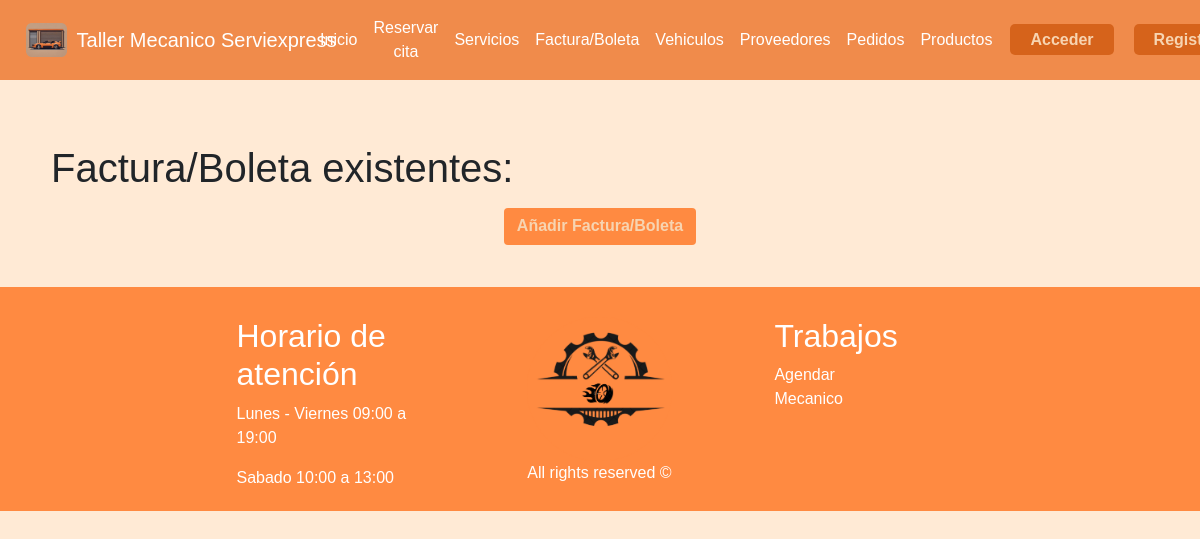
Page /fabo on the earlier database version.
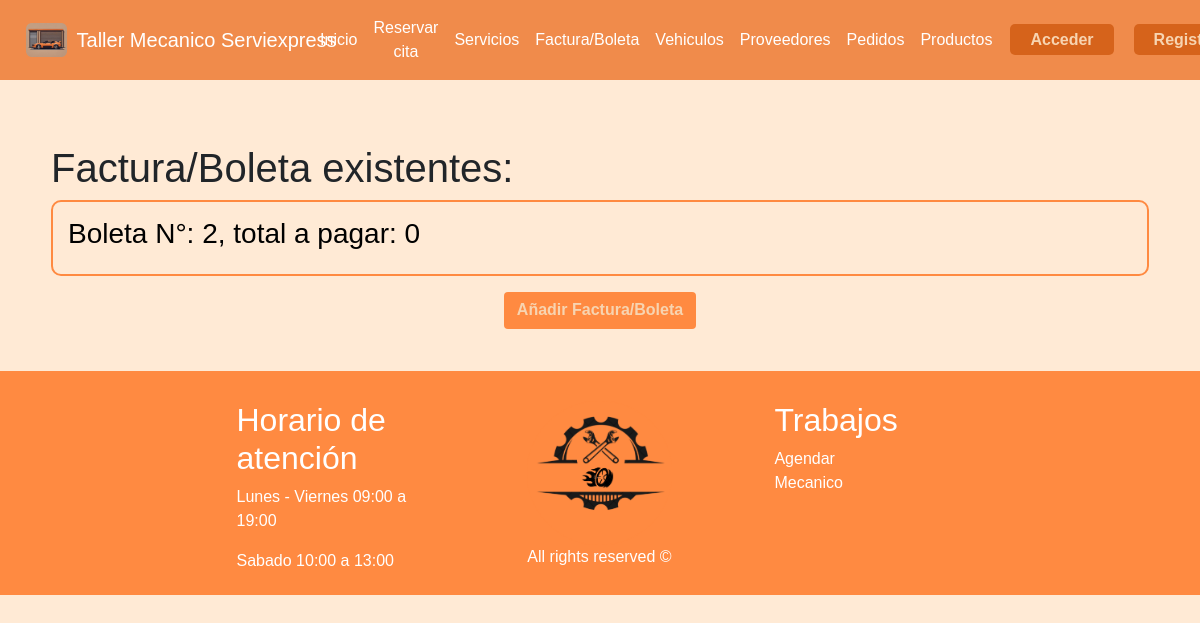
Same page on the later database version.
### taller/models.py (models this page shows, shortened)
class FaBo(models.Model):
    num_fb = models.AutoField(primary_key=True)
    fecha_emision = models.DateTimeField(auto_now_add=True)
    detalle_fb = models.TextField()
    totalpagar = models.IntegerField()
    cita = models.ForeignKey(Cita, on_delete=models.CASCADE)

### taller/views.py (the view)
# urls.py: path('fabo', views.fabo, name='fabo'),
def fabo(request):
    cliente = Cliente.objects.filter(rut_cli=request.user.username).first()
    empleado = Empleado.objects.filter(rut_emp=request.user.username).first()
    rol = ""
    if cliente:
        rol = "Cliente"
    else:
        rol = "Empleado"
    fabos = FaBo.objects.all()
    return render(
        request, "fabo.html", {"fabos": fabos, "cliente": cliente, "empleado": empleado}
    )

### taller/templates/fabo.html
{% extends 'hnf.html' %}
{% load static %}
{% block content %}
<head>
  <link rel="stylesheet" href="{% static 'css/crud.css' %}" />
</head>
<div class="container">
  <h1> Factura/Boleta existentes: </h1>
  <ul style="list-style: none;">
    {% for fabo in fabos %}
    <li id="listar">
      <a href="{% url 'update_fabo' fabo.num_fb %}">
        <h3>Boleta N°: {{ fabo.num_fb }}, total a pagar: {{ fabo.totalpagar }}</h3>
      </a>
    </li>
    {% endfor %}
  </ul>
  <ul class="buttons">
    <li>
      <a class="btn" href="/create/fabo"><b>Añadir Factura/Boleta</b></a>
    </li>
  </ul>
</div>
{% endblock %}

Differences in the rows shown:
added FaBo: num_fb "2", totalpagar "0"
